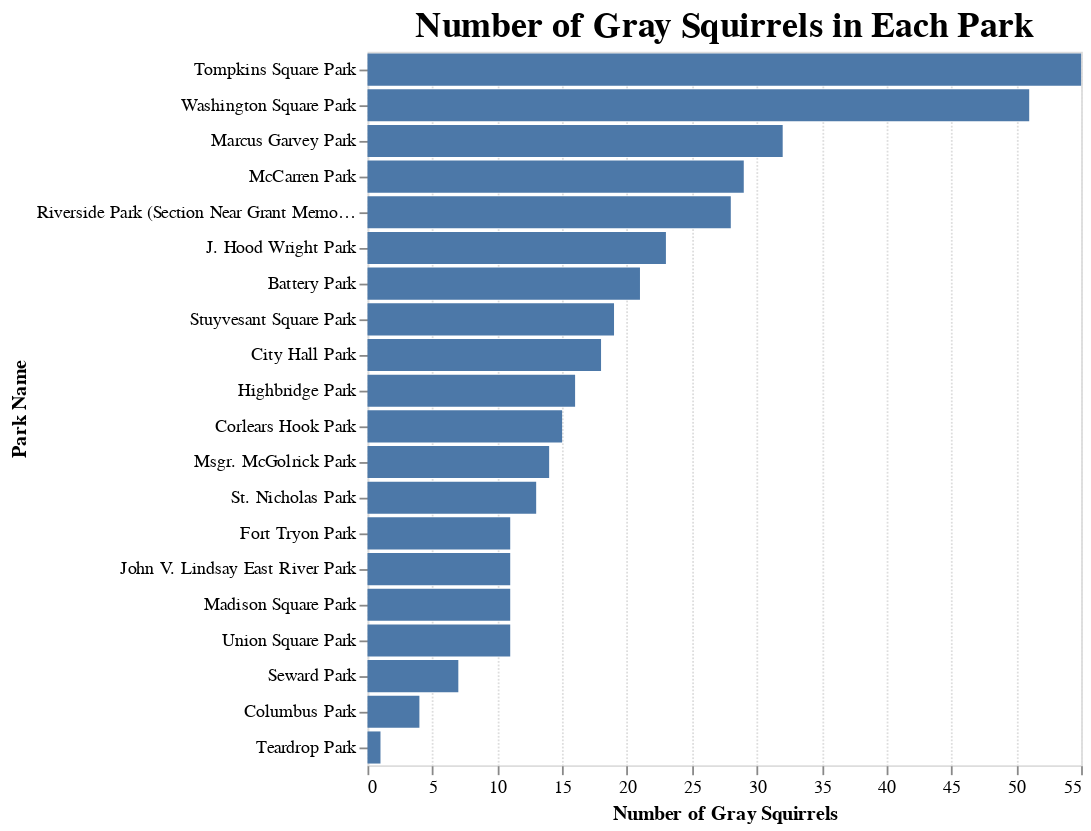

Source (notebook cell):
### Code cell
#Q: Which parks have the most gray squirrels?
gray = data.loc[(data['Primary Fur Color'] == 'Gray')]
park_counts_gray = gray.groupby('Park Name').size().reset_index(name='Count')
park_counts_gray['Count_str'] = park_counts_gray['Count'].astype(str)


alt.Chart(park_counts_gray).mark_bar().encode(
    x=alt.X('Count:Q', title='Number of Gray Squirrels'),
    y=alt.Y('Park Name:N', sort='-x', title='Park Name'),              ###
    tooltip=[alt.Tooltip('Park Name:N', title='Park'), alt.Tooltip('Count:Q', title='Count')]
).properties(
    title={
        'text': 'Number of Gray Squirrels in Each Park',
        'fontSize': 20,
        'font': 'Helvetica'
    }
).configure_axis(
    gridDash=(1, 1),
    domain=False
).configure_text(
    fontSize=12,
    font='Helvetica'
)

### Figure 1 — Vega-Lite specification as saved in the notebook (floating-point values rounded to 4 significant figures)
{"config": {"view": {"continuousWidth": 400, "continuousHeight": 300}, "axis": {"domain": false, "gridDash": [1, 1]}, "text": {"font": "Helvetica", "fontSize": 12}}, "data": {"name": "data-71ed3a6f6c9dc2cdf96517b909ebf3db"}, "mark": "bar", "encoding": {"tooltip": [{"field": "Park Name", "title": "Park", "type": "nominal"}, {"field": "Count", "title": "Count", "type": "quantitative"}], "x": {"field": "Count", "title": "Number of Gray Squirrels", "type": "quantitative"}, "y": {"field": "Park Name", "sort": "-x", "title": "Park Name", "type": "nominal"}}, "title": {"text": "Number of Gray Squirrels in Each Park", "fontSize": 20, "font": "Helvetica"}, "$schema": "https://vega.github.io/schema/vega-lite/v4.17.0.json", "datasets": {"data-71ed3a6f6c9dc2cdf96517b909ebf3db": [{"Park Name": "Battery Park", "Count": 21, "Count_str": "21"}, {"Park Name": "City Hall Park", "Count": 18, "Count_str": "18"}, {"Park Name": "Columbus Park", "Count": 4, "Count_str": "4"}, {"Park Name": "Corlears Hook Park", "Count": 15, "Count_str": "15"}, {"Park Name": "Fort Tryon Park", "Count": 11, "Count_str": "11"}, {"Park Name": "Highbridge Park", "Count": 16, "Count_str": "16"}, {"Park Name": "J. Hood Wright Park", "Count": 23, "Count_str": "23"}, {"Park Name": "John V. Lindsay East River Park", "Count": 11, "Count_str": "11"}, {"Park Name": "Madison Square Park", "Count": 11, "Count_str": "11"}, {"Park Name": "Marcus Garvey Park", "Count": 32, "Count_str": "32"}, {"Park Name": "McCarren Park", "Count": 29, "Count_str": "29"}, {"Park Name": "Msgr. McGolrick Park", "Count": 14, "Count_str": "14"}, {"Park Name": "Riverside Park (Section Near Grant Memorial)", "Count": 28, "Count_str": "28"}, {"Park Name": "Seward Park", "Count": 7, "Count_str": "7"}, {"Park Name": "St. Nicholas Park", "Count": 13, "Count_str": "13"}, {"Park Name": "Stuyvesant Square Park", "Count": 19, "Count_str": "19"}, {"Park Name": "Teardrop Park", "Count": 1, "Count_str": "1"}, {"Park Name": "Tompkins Square Park", "Count": 55, "Count_str": "55"}, {"Park Name": "Union Square Park", "Count": 11, "Count_str": "11"}, {"Park Name": "Washington Square Park", "Count": 51, "Count_str": "51"}]}}
